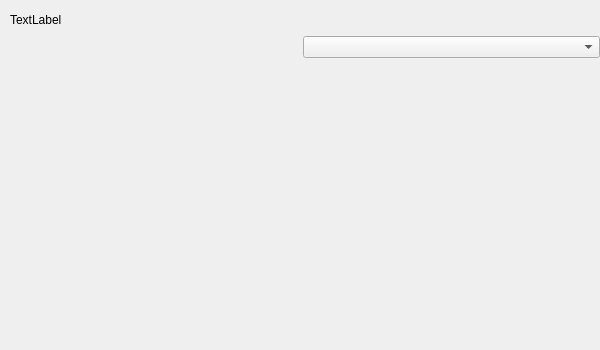
<?xml version="1.0" encoding="UTF-8"?>
<ui version="4.0">
 <class>spectrum_view</class>
 <widget class="QWidget" name="spectrum_view">
  <property name="geometry">
   <rect>
    <x>0</x>
    <y>0</y>
    <width>600</width>
    <height>350</height>
   </rect>
  </property>
  <property name="sizePolicy">
   <sizepolicy hsizetype="Preferred" vsizetype="Preferred">
    <horstretch>0</horstretch>
    <verstretch>0</verstretch>
   </sizepolicy>
  </property>
  <property name="windowTitle">
   <string>Form</string>
  </property>
  <layout class="QVBoxLayout" name="verticalLayout">
   <property name="leftMargin">
    <number>0</number>
   </property>
   <property name="topMargin">
    <number>10</number>
   </property>
   <property name="rightMargin">
    <number>0</number>
   </property>
   <property name="bottomMargin">
    <number>0</number>
   </property>
   <item>
    <widget class="QWidget" name="widget" native="true">
     <property name="maximumSize">
      <size>
       <width>16777215</width>
       <height>20</height>
      </size>
     </property>
     <layout class="QHBoxLayout" name="horizontalLayout_2">
      <property name="leftMargin">
       <number>10</number>
      </property>
      <property name="topMargin">
       <number>0</number>
      </property>
      <property name="rightMargin">
       <number>10</number>
      </property>
      <property name="bottomMargin">
       <number>0</number>
      </property>
      <item>
       <widget class="QLabel" name="image_spectrum_label">
        <property name="text">
         <string>TextLabel</string>
        </property>
       </widget>
      </item>
     </layout>
    </widget>
   </item>
   <item>
    <layout class="QHBoxLayout" name="horizontalLayout">
     <item>
      <layout class="QVBoxLayout" name="verticalLayout_2">
       <item>
        <widget class="QWidget" name="image_widget" native="true"/>
       </item>
      </layout>
     </item>
     <item>
      <layout class="QVBoxLayout" name="verticalLayout_1">
       <item>
        <widget class="QComboBox" name="combobox_spectrum_selection">
         <property name="toolTip">
          <string>Which frame repeat's spectrum/fit to show. &quot;Combined (sum of repeats)&quot; is the actual spectrum/fit used for this point's reported value when evaluated in 'sum' mode; each &quot;Repeat&quot; entry shows that single frame's own raw spectrum and its own individually-fitted peaks.</string>
         </property>
        </widget>
       </item>
       <item>
        <widget class="QWidget" name="spectrum_widget" native="true"/>
       </item>
      </layout>
     </item>
    </layout>
   </item>
  </layout>
 </widget>
 <resources/>
 <connections/>
</ui>
